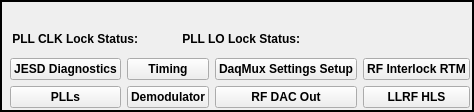
        <widget class="QFrame" name="frame_3">
         <property name="styleSheet">
          <string notr="true"/>
         </property>
         <property name="frameShape">
          <enum>QFrame::WinPanel</enum>
         </property>
         <property name="frameShadow">
          <enum>QFrame::Plain</enum>
         </property>
         <property name="lineWidth">
          <number>9</number>
         </property>
         <layout class="QGridLayout" name="gridLayout" columnstretch="0,0,0,0,0,0">
          <property name="leftMargin">
           <number>2</number>
          </property>
          <property name="topMargin">
           <number>2</number>
          </property>
          <property name="rightMargin">
           <number>2</number>
          </property>
          <property name="bottomMargin">
           <number>2</number>
          </property>
          <item row="0" column="0" colspan="6">
           <widget class="PyDMLabel" name="PyDMLabel">
            <property name="font">
             <font>
              <italic>true</italic>
             </font>
            </property>
            <property name="toolTip">
             <string/>
            </property>
            <property name="styleSheet">
             <string notr="true">PyDMLabel {
  background-color: rgb(229,229,231);
}</string>
            </property>
            <property name="scaledContents">
             <bool>true</bool>
            </property>
            <property name="channel" stdset="0">
             <string>ca://${DEVICE}:AMC_BUILDSTAMP</string>
            </property>
            <property name="displayFormat" stdset="0">
             <enum>PyDMLabel::String</enum>
            </property>
           </widget>
          </item>
          <item row="1" column="0">
           <widget class="PyDMEmbeddedDisplay" name="PyDMEmbeddedDisplay">
            <property name="toolTip">
             <string/>
            </property>
            <property name="filename" stdset="0">
             <string>firmware_version.ui</string>
            </property>
           </widget>
          </item>
          <item row="1" column="1" colspan="5">
           <layout class="QGridLayout" name="gridLayout_8">
            <item row="1" column="0">
             <layout class="QVBoxLayout" name="verticalLayout_13">
              <property name="spacing">
               <number>6</number>
              </property>
              <property name="rightMargin">
               <number>0</number>
              </property>
              <item>
               <layout class="QHBoxLayout" name="horizontalLayout_8">
                <item>
                 <layout class="QVBoxLayout" name="verticalLayout_11">
                  <property name="topMargin">
                   <number>0</number>
                  </property>
                  <item>
                   <widget class="PyDMRelatedDisplayButton" name="PyDMRelatedDisplayButton_3">
                    <property name="font">
                     <font>
                      <weight>75</weight>
                      <bold>true</bold>
                     </font>
                    </property>
                    <property name="toolTip">
                     <string/>
                    </property>
                    <property name="text">
                     <string>JESD Diagnostics</string>
                    </property>
                    <property name="filenames" stdset="0">
                     <stringlist>
                      <string>jesd.ui</string>
                     </stringlist>
                    </property>
                    <property name="openInNewWindow" stdset="0">
                     <bool>true</bool>
                    </property>
                   </widget>
                  </item>
                  <item>
                   <widget class="PyDMRelatedDisplayButton" name="PyDMRelatedDisplayButton_9">
                    <property name="font">
                     <font>
                      <weight>75</weight>
                      <bold>true</bold>
                     </font>
                    </property>
                    <property name="toolTip">
                     <string/>
                    </property>
                    <property name="text">
                     <string>PLLs</string>
                    </property>
                    <property name="filenames" stdset="0">
                     <stringlist>
                      <string>pll.ui</string>
                     </stringlist>
                    </property>
                    <property name="openInNewWindow" stdset="0">
                     <bool>true</bool>
                    </property>
                   </widget>
                  </item>
                 </layout>
                </item>
                <item>
                 <layout class="QVBoxLayout" name="verticalLayout_10">
                  <property name="topMargin">
                   <number>0</number>
                  </property>
                  <item>
                   <widget class="PyDMRelatedDisplayButton" name="PyDMRelatedDisplayButton_2">
                    <property name="font">
                     <font>
                      <weight>75</weight>
                      <bold>true</bold>
                     </font>
                    </property>
                    <property name="toolTip">
                     <string/>
                    </property>
                    <property name="text">
                     <string>Timing</string>
                    </property>
                    <property name="filenames" stdset="0">
                     <stringlist>
                      <string>time.ui</string>
                     </stringlist>
                    </property>
                    <property name="openInNewWindow" stdset="0">
                     <bool>true</bool>
                    </property>
                   </widget>
                  </item>
                  <item>
                   <widget class="PyDMRelatedDisplayButton" name="PyDMRelatedDisplayButton_8">
                    <property name="font">
                     <font>
                      <weight>75</weight>
                      <bold>true</bold>
                     </font>
                    </property>
                    <property name="toolTip">
                     <string/>
                    </property>
                    <property name="text">
                     <string>Demodulator</string>
                    </property>
                    <property name="filenames" stdset="0">
                     <stringlist>
                      <string>demodulator.ui</string>
                     </stringlist>
                    </property>
                    <property name="openInNewWindow" stdset="0">
                     <bool>true</bool>
                    </property>
                   </widget>
                  </item>
                 </layout>
                </item>
                <item>
                 <layout class="QVBoxLayout" name="verticalLayout_9">
                  <property name="topMargin">
                   <number>0</number>
                  </property>
                  <item>
                   <widget class="PyDMRelatedDisplayButton" name="PyDMRelatedDisplayButton">
                    <property name="font">
                     <font>
                      <weight>75</weight>
                      <bold>true</bold>
                     </font>
                    </property>
                    <property name="toolTip">
                     <string/>
                    </property>
                    <property name="text">
                     <string>DaqMux Settings Setup</string>
                    </property>
                    <property name="filenames" stdset="0">
                     <stringlist>
                      <string>converters_settings.ui</string>
                     </stringlist>
                    </property>
                    <property name="openInNewWindow" stdset="0">
                     <bool>true</bool>
                    </property>
                   </widget>
                  </item>
                  <item>
                   <widget class="PyDMRelatedDisplayButton" name="PyDMRelatedDisplayButton_7">
                    <property name="font">
                     <font>
                      <weight>75</weight>
                      <bold>true</bold>
                     </font>
                    </property>
                    <property name="toolTip">
                     <string/>
                    </property>
                    <property name="text">
                     <string>RF DAC Out</string>
                    </property>
                    <property name="filenames" stdset="0">
                     <stringlist>
                      <string>rf_dac_out.ui</string>
                     </stringlist>
                    </property>
                    <property name="openInNewWindow" stdset="0">
                     <bool>true</bool>
                    </property>
                   </widget>
                  </item>
                 </layout>
                </item>
                <item>
                 <layout class="QVBoxLayout" name="verticalLayout_12">
                  <property name="topMargin">
                   <number>0</number>
                  </property>
                  <item>
                   <widget class="PyDMRelatedDisplayButton" name="PyDMRelatedDisplayButton_4">
                    <property name="font">
                     <font>
                      <weight>75</weight>
                      <bold>true</bold>
                     </font>
                    </property>
                    <property name="toolTip">
                     <string/>
                    </property>
                    <property name="text">
                     <string>RF Interlock RTM</string>
                    </property>
                    <property name="filenames" stdset="0">
                     <stringlist>
                      <string>rtm.ui</string>
                     </stringlist>
                    </property>
                    <property name="openInNewWindow" stdset="0">
                     <bool>true</bool>
                    </property>
                   </widget>
                  </item>
                  <item>
                   <widget class="PyDMRelatedDisplayButton" name="PyDMRelatedDisplayButton_10">
                    <property name="font">
                     <font>
                      <weight>75</weight>
                      <bold>true</bold>
                     </font>
                    </property>
                    <property name="toolTip">
                     <string/>
                    </property>
                    <property name="text">
                     <string>LLRF HLS</string>
                    </property>
                    <property name="filenames" stdset="0">
                     <stringlist>
                      <string>llrf_hls.ui</string>
                     </stringlist>
                    </property>
                    <property name="openInNewWindow" stdset="0">
                     <bool>true</bool>
                    </property>
                   </widget>
                  </item>
                 </layout>
                </item>
               </layout>
              </item>
             </layout>
            </item>
            <item row="0" column="0">
             <layout class="QHBoxLayout" name="horizontalLayout_5">
              <property name="spacing">
               <number>10</number>
              </property>
              <property name="leftMargin">
               <number>2</number>
              </property>
              <property name="topMargin">
               <number>2</number>
              </property>
              <property name="rightMargin">
               <number>2</number>
              </property>
              <item>
               <layout class="QHBoxLayout" name="horizontalLayout_9">
                <item>
                 <widget class="QLabel" name="label_6">
                  <property name="font">
                   <font>
                    <weight>75</weight>
                    <bold>true</bold>
                    <underline>false</underline>
                   </font>
                  </property>
                  <property name="text">
                   <string>PLL CLK Lock Status:</string>
                  </property>
                  <property name="alignment">
                   <set>Qt::AlignRight|Qt::AlignTrailing|Qt::AlignVCenter</set>
                  </property>
                 </widget>
                </item>
                <item>
                 <widget class="PyDMByteIndicator" name="PyDMByteIndicator_2">
                  <property name="sizePolicy">
                   <sizepolicy hsizetype="Preferred" vsizetype="Preferred">
                    <horstretch>0</horstretch>
                    <verstretch>0</verstretch>
                   </sizepolicy>
                  </property>
                  <property name="minimumSize">
                   <size>
                    <width>22</width>
                    <height>22</height>
                   </size>
                  </property>
                  <property name="maximumSize">
                   <size>
                    <width>22</width>
                    <height>24</height>
                   </size>
                  </property>
                  <property name="toolTip">
                   <string/>
                  </property>
                  <property name="channel" stdset="0">
                   <string>ca://${DEVICE}:CLOCK_LOCKSTATUS</string>
                  </property>
                  <property name="offColor" stdset="0">
                   <color>
                    <red>255</red>
                    <green>0</green>
                    <blue>0</blue>
                   </color>
                  </property>
                  <property name="orientation" stdset="0">
                   <enum>Qt::Vertical</enum>
                  </property>
                  <property name="showLabels" stdset="0">
                   <bool>false</bool>
                  </property>
                  <property name="circles" stdset="0">
                   <bool>true</bool>
                  </property>
                  <property name="labelPosition" stdset="0">
                   <enum>QTabWidget::West</enum>
                  </property>
                  <property name="labels" stdset="0">
                   <stringlist>
                    <string></string>
                   </stringlist>
                  </property>
                 </widget>
                </item>
               </layout>
              </item>
              <item>
               <layout class="QHBoxLayout" name="horizontalLayout_4" stretch="0,0,0">
                <property name="spacing">
                 <number>10</number>
                </property>
                <property name="leftMargin">
                 <number>2</number>
                </property>
                <property name="topMargin">
                 <number>2</number>
                </property>
                <property name="rightMargin">
                 <number>2</number>
                </property>
                <property name="bottomMargin">
                 <number>2</number>
                </property>
                <item>
                 <widget class="QLabel" name="label_5">
                  <property name="sizePolicy">
                   <sizepolicy hsizetype="Preferred" vsizetype="Preferred">
                    <horstretch>0</horstretch>
                    <verstretch>0</verstretch>
                   </sizepolicy>
                  </property>
                  <property name="font">
                   <font>
                    <weight>75</weight>
                    <bold>true</bold>
                   </font>
                  </property>
                  <property name="text">
                   <string>PLL LO Lock Status:</string>
                  </property>
                  <property name="alignment">
                   <set>Qt::AlignRight|Qt::AlignTrailing|Qt::AlignVCenter</set>
                  </property>
                 </widget>
                </item>
                <item>
                 <widget class="PyDMByteIndicator" name="PyDMByteIndicator">
                  <property name="sizePolicy">
                   <sizepolicy hsizetype="Fixed" vsizetype="Fixed">
                    <horstretch>0</horstretch>
                    <verstretch>0</verstretch>
                   </sizepolicy>
                  </property>
                  <property name="minimumSize">
                   <size>
                    <width>22</width>
                    <height>22</height>
                   </size>
                  </property>
                  <property name="maximumSize">
                   <size>
                    <width>22</width>
                    <height>22</height>
                   </size>
                  </property>
                  <property name="font">
                   <font>
                    <pointsize>9</pointsize>
                    <weight>50</weight>
                    <bold>false</bold>
                   </font>
                  </property>
                  <property name="toolTip">
                   <string/>
                  </property>
                  <property name="styleSheet">
                   <string notr="true"/>
                  </property>
                  <property name="channel" stdset="0">
                   <string>ca://${DEVICE}:LO_LOCKSTATUS</string>
                  </property>
                  <property name="offColor" stdset="0">
                   <color>
                    <red>255</red>
                    <green>0</green>
                    <blue>0</blue>
                   </color>
                  </property>
                  <property name="showLabels" stdset="0">
                   <bool>false</bool>
                  </property>
                  <property name="circles" stdset="0">
                   <bool>true</bool>
                  </property>
                  <property name="labelPosition" stdset="0">
                   <enum>QTabWidget::West</enum>
                  </property>
                  <property name="labels" stdset="0">
                   <stringlist>
                    <string></string>
                   </stringlist>
                  </property>
                 </widget>
                </item>
                <item>
                 <spacer name="horizontalSpacer_9">
                  <property name="orientation">
                   <enum>Qt::Horizontal</enum>
                  </property>
                  <property name="sizeHint" stdset="0">
                   <size>
                    <width>40</width>
                    <height>20</height>
                   </size>
                  </property>
                 </spacer>
                </item>
               </layout>
              </item>
             </layout>
            </item>
           </layout>
          </item>
         </layout>
        </widget>
